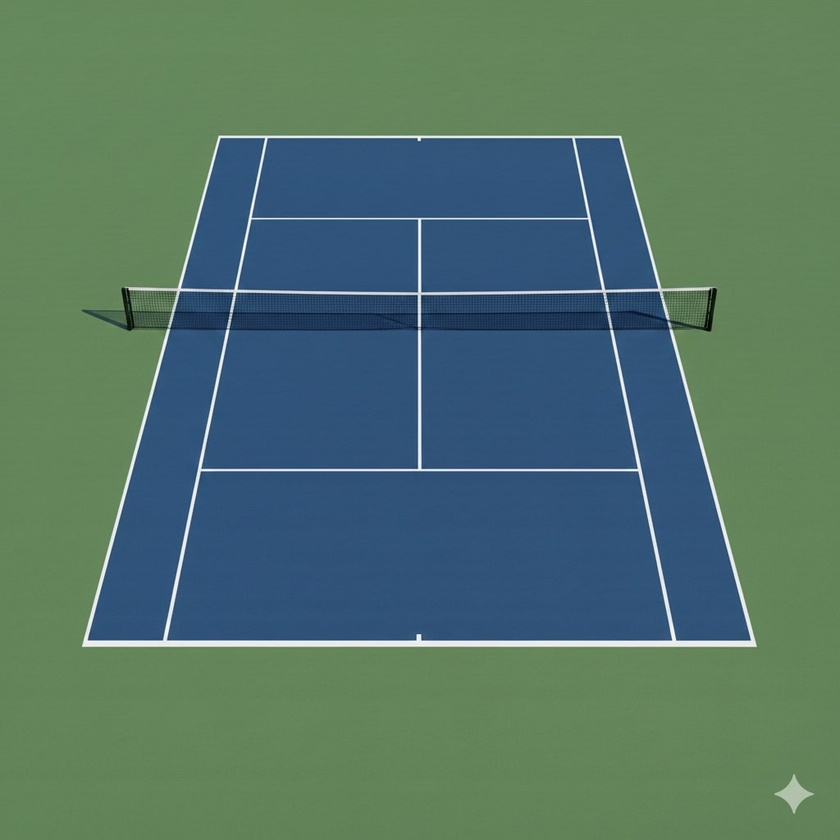
#> input picture court_detector/src/input/court.jpg, 840 x 840 px, shrunk from 1024 x 1024 before the run
$ python -i near_side_boundary.py   (imports and definitions only)
#> lines starting #> are read from the running program, lines starting #| are printed output that depends on the picture; after the words box and inside, x2 and y2 are one past the last pixel; in counts of white or black regions, pixels touching at a corner belong together
#> further down, picture is the input picture: shape (840, 840, 3); mean B, G, R 104.3, 116, 83.3
import cv2
import numpy as np

def detect_near_side_boundary(frame):
    """
    Detect ONLY the near-side pickleball court trapezoid.
    Strategy:
    - Restrict to bottom half of image
    - Detect strong edges
    - Use convex hull of dominant edges
    """

    h, w = frame.shape[:2]
#> h = 840; w = 840

    # 🔒 Focus ONLY on near-side region
    roi = frame[int(0.55 * h):h, 0:w]
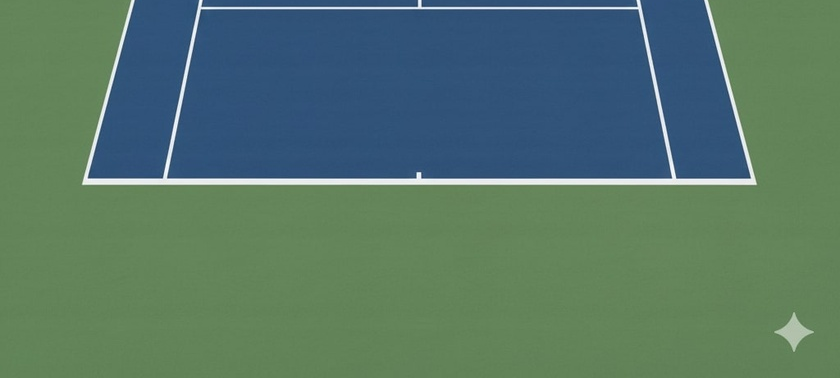
#> roi: shape (378, 840, 3); mean B, G, R 103.9, 118.1, 85.5

    gray = cv2.cvtColor(roi, cv2.COLOR_BGR2GRAY)
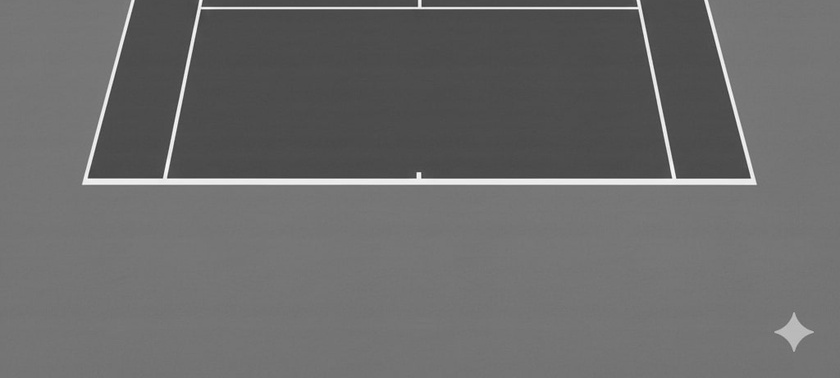
#> gray: shape (378, 840); min 55, max 253, mean 106.6


    # Strong contrast for white lines
    edges = cv2.Canny(gray, 60, 160)
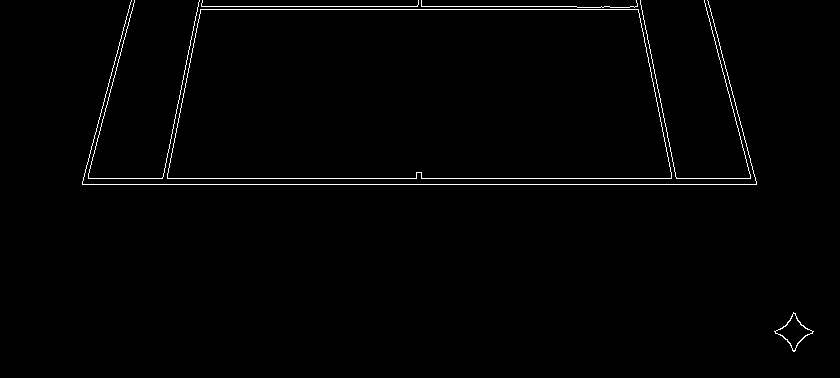
#> edges: shape (378, 840); 1.2% white in thin lines or dots, all inside (x1, y1, x2, y2) = (82, 0, 814, 352)

    kernel = cv2.getStructuringElement(cv2.MORPH_RECT, (5, 5))
    edges = cv2.dilate(edges, kernel, iterations=2)
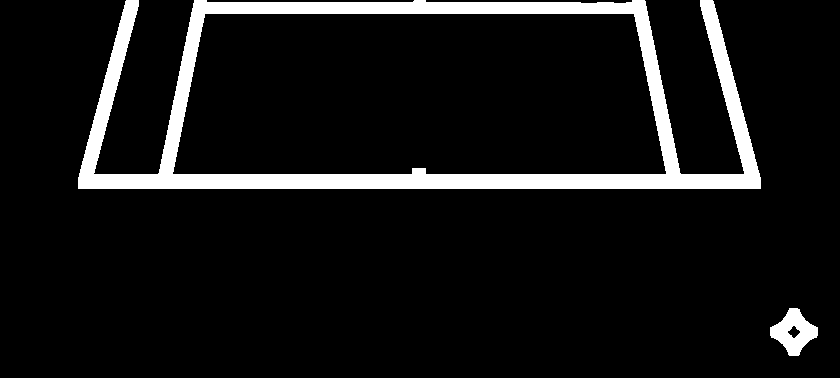
#> edges: shape (378, 840); 8.5% white; 2 white regions, box (x1, y1, x2, y2) and area: (78, 0, 761, 189) 25600, (770, 308, 818, 356) 1246

    pts = np.column_stack(np.where(edges > 0))
#> pts = 26846 pairs, first value 0 to 355, second value 78 to 817

    if len(pts) < 500:
        return None

    # Convert (row, col) → (x, y)
    pts = np.array([(p[1], p[0]) for p in pts], dtype=np.int32)
#> pts = 26846 pairs, first value 78 to 817, second value 0 to 355

    hull = cv2.convexHull(pts)
#> hull = contour of 16 points, box (x1, y1, x2, y2) (78, 0, 818, 356), area 181601

    # Shift hull back to full image coords
    hull[:, 0, 1] += int(0.55 * h)

    return hull

>>> import cv2
>>> picture = cv2.imread('../../court_detector/src/input/court.jpg')
>>> result = detect_near_side_boundary(picture)
#> result = contour of 16 points, box (x1, y1, x2, y2) (78, 462, 818, 818), area 181601
